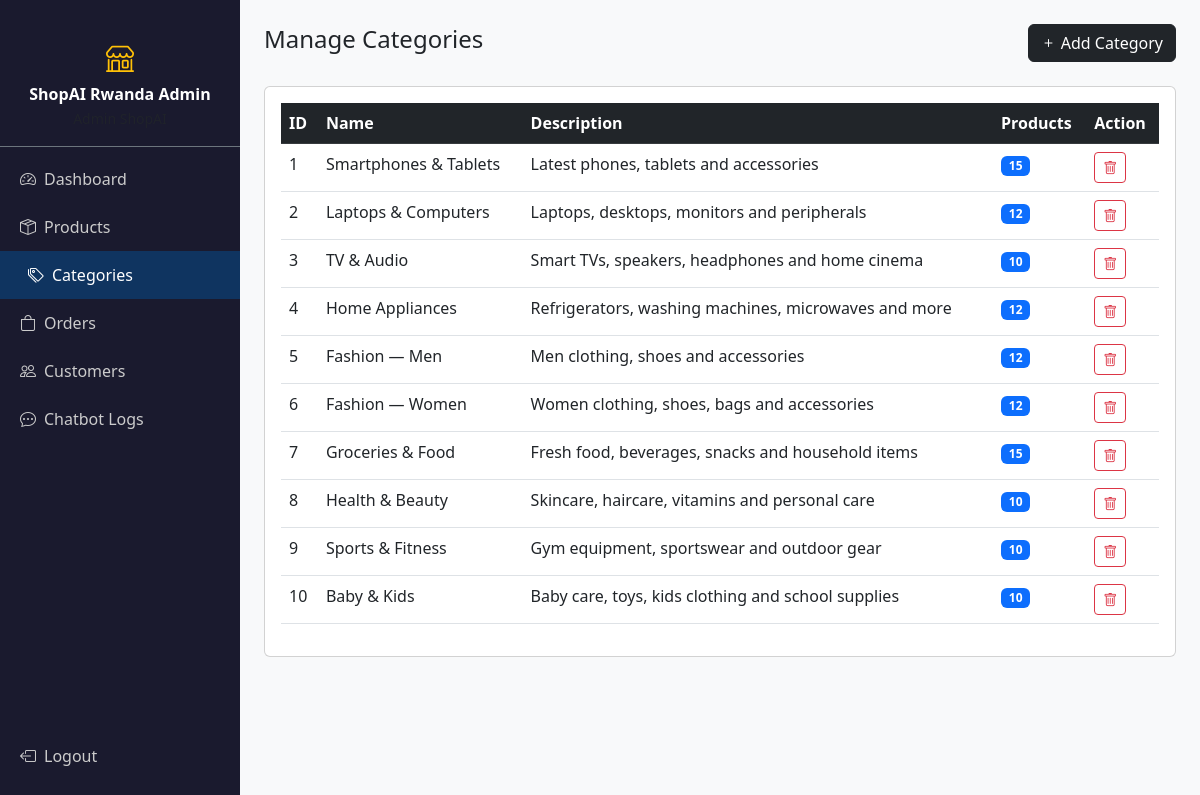
/ecommerce-chatbot/admin/categories.php (signed in), run on the app's committed database.
### tables this page shows
CREATE TABLE categories (
    id INT AUTO_INCREMENT PRIMARY KEY,
    name VARCHAR(100) NOT NULL,
    description TEXT
);

### ecommerce-chatbot/admin/categories.php (the view, shortened to what this page needs)
<?php require_once 'includes/admin_header.php'; ?>
<?php
$cats = $conn->query("SELECT c.*, COUNT(p.id) as product_count FROM categories c LEFT JOIN products p ON c.id=p.category_id GROUP BY c.id");
?>
<div class="admin-content">
    <div class="d-flex justify-content-between align-items-center mb-4">
        <h4>Manage Categories</h4>
        <button class="btn btn-dark" data-bs-toggle="modal" data-bs-target="#catModal">
            <i class="bi bi-plus"></i> Add Category
        </button>
    </div>
    <div class="card p-3">
        <table class="table table-hover">
            <thead class="table-dark"><tr><th>ID</th><th>Name</th><th>Description</th><th>Products</th><th>Action</th></tr></thead>
            <tbody>
            <?php while ($c = $cats->fetch_assoc()): ?>
            <tr>
                <td><?= $c['id'] ?></td>
                <td><?= htmlspecialchars($c['name']) ?></td>
                <td><?= htmlspecialchars($c['description']) ?></td>
                <td><span class="badge bg-primary"><?= $c['product_count'] ?></span></td>
                <td>
                    <form method="POST" class="d-inline" onsubmit="return confirm('Delete category?')">
                        <button class="btn btn-sm btn-outline-danger"><i class="bi bi-trash"></i></button>
                    </form>
                </td>
            </tr>
            <?php endwhile; ?>
            </tbody>
        </table>
    </div>
</div>
<?php require_once 'includes/admin_footer.php'; ?>

### ecommerce-chatbot/assets/css/style.css (style rules this page uses)
body { font-family: 'Segoe UI', sans-serif; background: #f8f9fa; }
.admin-content { margin-left: 240px; padding: 24px; }

### data on the page
categories: id "1", name "Smartphones & Tablets", description "Latest phones, tablets and accessories", product_count "15"
categories: id "2", name "Laptops & Computers", description "Laptops, desktops, monitors and peripherals", product_count "12"
categories: id "3", name "TV & Audio", description "Smart TVs, speakers, headphones and home cinema", product_count "10"
categories: id "4", name "Home Appliances", description "Refrigerators, washing machines, microwaves and more", product_count "12"
categories: id "5", name "Fashion — Men", description "Men clothing, shoes and accessories", product_count "12"
categories: id "6", name "Fashion — Women", description "Women clothing, shoes, bags and accessories", product_count "12"
categories: id "7", name "Groceries & Food", description "Fresh food, beverages, snacks and household items", product_count "15"
categories: id "8", name "Health & Beauty", description "Skincare, haircare, vitamins and personal care", product_count "10"
categories: id "9", name "Sports & Fitness", description "Gym equipment, sportswear and outdoor gear", product_count "10"
categories: id "10", name "Baby & Kids", description "Baby care, toys, kids clothing and school supplies", product_count "10"

### other printed values
SITE_NAME "ShopAI Rwanda"
$label "Dashboard"
$label "Products"
$label "Categories"
$label "Orders"
$label "Customers"
$label "Chatbot Logs"
